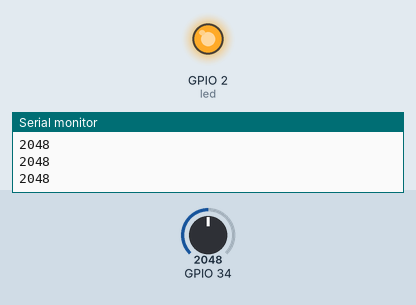
This sketch was run on a simulated ESP32. Parts: output pins drawn as LEDs (lit = HIGH), the last lines printed to the serial monitor. Inputs (shaded band) come from the test bench; at power-on: GPIO 34 = 2048.

Above: at 1.2 s.
1.3 s: GPIO 34 set to 1055
2.8 s: GPIO 34 set to 939
At 4.0 s:
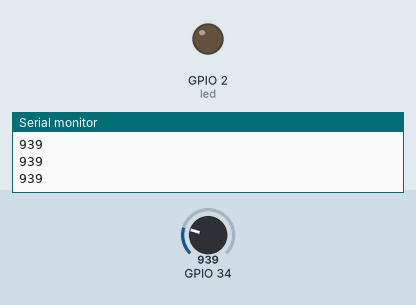
4.3 s: GPIO 34 set to 1228
At 5.4 s:
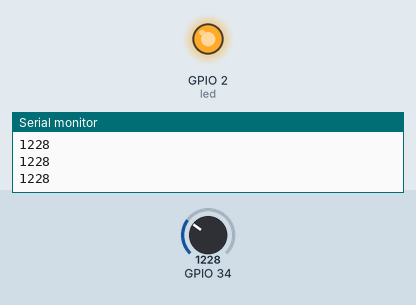
5.8 s: GPIO 34 set to 491
At 6.5 s:
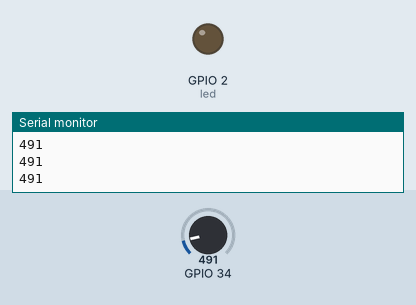
Timing chart, 0 to 8.3 s (numbered marks = the images above; inputs shaded):
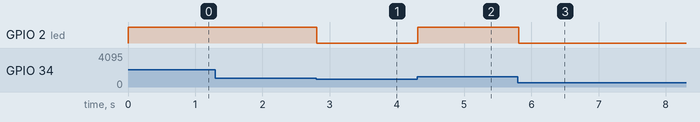

The sketch:

POTTENTION_METER.ino
```cpp
int led = 2;
#define ANT 1000

void setup() {
  // put your setup code here, to run once:
  pinMode(34,INPUT);
  pinMode(2,OUTPUT);
  Serial.begin(9600);
}

void loop() {
  // put your main code here, to run repeatedly:
  int data = analogRead(34);
  Serial.println(data);
  if (data > ANT){
    digitalWrite(led,HIGH);
  }
  else {
    digitalWrite(led,LOW);
  }

}
```

Measured:
- the behaviour switches between 1001 and 1000 on GPIO 34 (found by bisection; images 0 and 1)
- after the input at 2.8 s, GPIO 2 (led): HIGH → LOW at once
- after the input at 4.3 s, GPIO 2 (led): LOW → HIGH at once
- after the input at 5.8 s, GPIO 2 (led): HIGH → LOW at once
